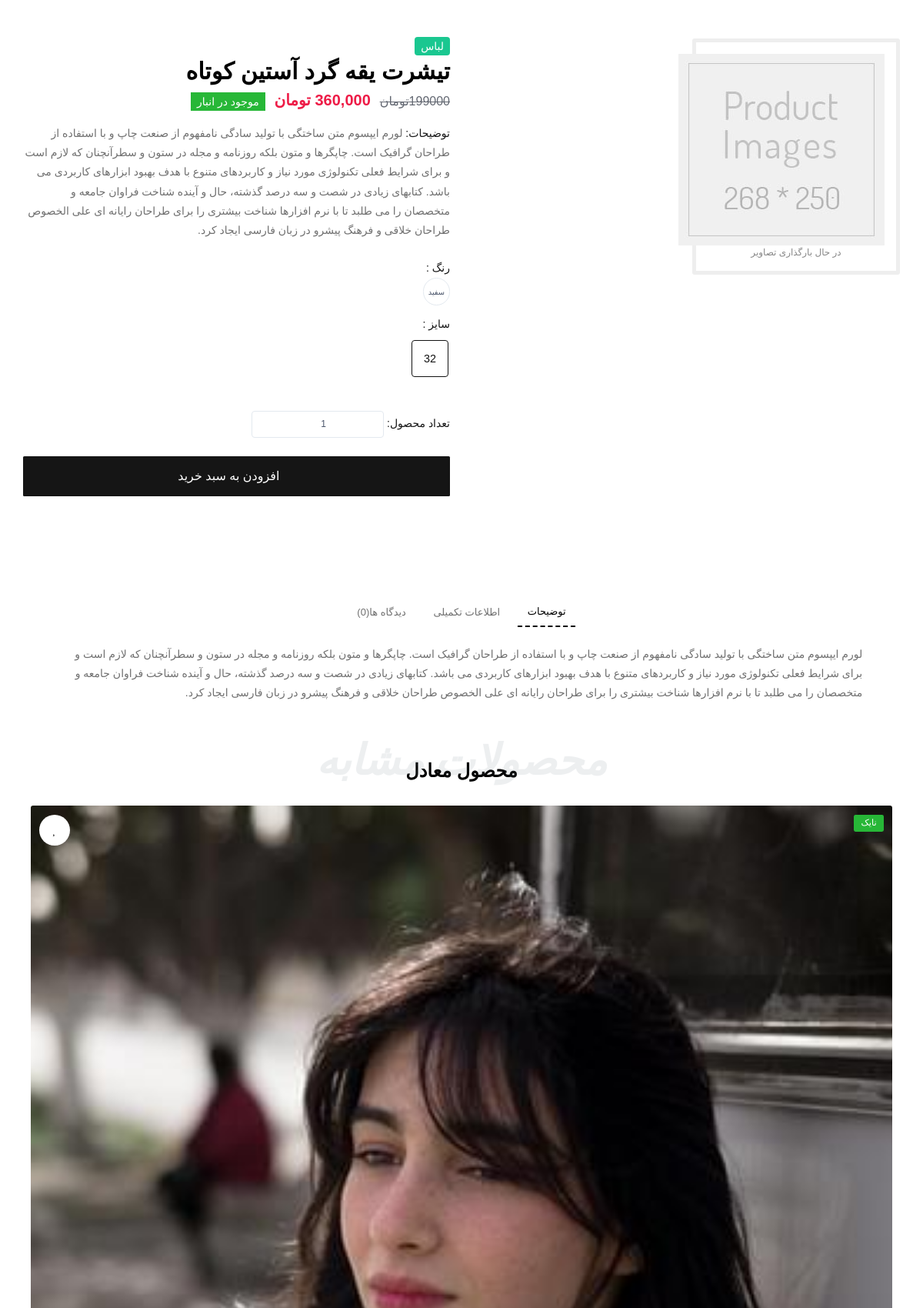
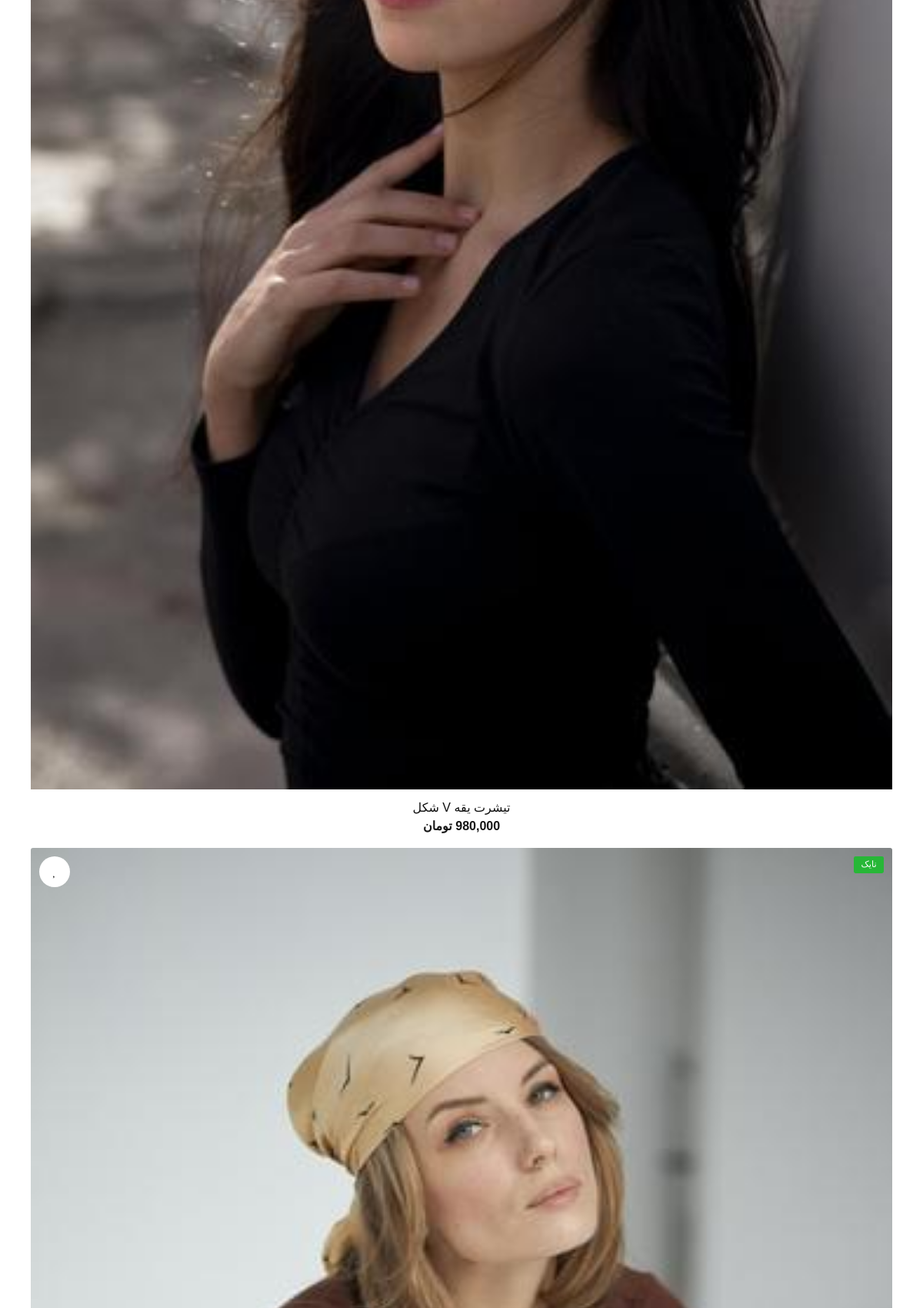
The app's page /products/Short-Sleeve-Round-Neck-T-Shirt-7/ (upper part) with its own data (2 pictures, top to bottom).
### product/models.py (models this page shows, shortened)
class Product(models.Model):
    title = models.CharField(max_length=300, verbose_name='نام محصول')
    category = models.ManyToManyField(ProductCategory, related_name='product_categories', verbose_name='دسته بندی ها')
    front_image = models.ImageField(upload_to='images/products', null=True, blank=True, verbose_name='تصویر جلوی محصول')
    back_image = models.ImageField(upload_to='images/products', null=True, blank=True, verbose_name='تصویر پشت محصول')
    brand = models.ForeignKey(ProductBrand, on_delete=models.CASCADE, null=True, blank=True, verbose_name='برند')
    size = models.ForeignKey(ProductSize, on_delete=models.CASCADE, null=True, blank=True, verbose_name='سایز')
    color = models.ForeignKey(ProductColor, on_delete=models.CASCADE, null=True, blank=True, verbose_name='رنگ')
    price = models.IntegerField(verbose_name='قیمت محصول')
    short_description = models.CharField(max_length=360, db_index=True, null=True, verbose_name='توضیحات کوتاه')
    description = models.TextField(db_index=True, verbose_name='توضیحات اصلی')
    slug = models.SlugField(max_length=200, default="", null=False, db_index=True, blank=True, unique=True, verbose_name='عنوان در url')
    is_active = models.BooleanField(default=False, verbose_name='فعال / غیرفعال')
    is_delete = models.BooleanField(verbose_name='حذف شده / نشده')
    class Meta:
        verbose_name = 'محصول'
        verbose_name_plural = 'محصولات'

class ProductColor(models.Model):
    title = models.CharField(max_length=300, db_index=True, verbose_name='نام رنگ')
    url_title = models.CharField(max_length=300, db_index=True, verbose_name='نام در url')
    is_active = models.BooleanField(verbose_name='فعال / غیرفعال')
    def __str__(self):
        return self.title
    class Meta:
        verbose_name = 'رنگ'
        verbose_name_plural = 'رنگ ها'

class ProductSize(models.Model):
    title = models.CharField(max_length=300, db_index=True, verbose_name='سایز')
    url_title = models.CharField(max_length=300, db_index=True, verbose_name='نام در url')
    is_active = models.BooleanField(verbose_name='فعال / غیرفعال')
    def __str__(self):
        return self.title
    class Meta:
        verbose_name = 'سایز'
        verbose_name_plural = 'سایز ها'

class ProductBrand(models.Model):
    title = models.CharField(max_length=300, db_index=True, verbose_name='نام برند')
    url_title = models.CharField(max_length=300, db_index=True, verbose_name='نام در url')
    is_active = models.BooleanField(verbose_name='فعال / غیرفعال')
    def __str__(self):
        return self.title
    class Meta:
        verbose_name = 'برند'
        verbose_name_plural = 'برند ها'

### product/views.py (the view)
# urls.py: path('<slug:slug>/', views.ProductDetailView.as_view(), name='product_detail_page_view'),
class ProductDetailView(DetailView):
    template_name = 'product/product-detail.html'
    model = Product
    def get_context_data(self, **kwargs):
        context = super(ProductDetailView, self).get_context_data()
        context['main_product'] = Product.objects.all()
        loaded_product = self.object
        galleries = list(ProductGallery.objects.filter(product_id=loaded_product.id).all())
        galleries.insert(0, loaded_product)
        context['product_galleries_group'] = group_list(galleries, 6)
        context['related_products'] = group_list(list(Product.objects.filter(brand_id=loaded_product.brand_id).exclude
                                                      (pk=loaded_product.id).all()[:12]), 4)
        product: Product = kwargs.get('object')
        context['comments'] = (
            ProductComment.objects.filter(product_id=product.id, parent=None, confirmation=True).order_by
            ('-create_date').prefetch_related('productcomment_set'))
        context['comments_count'] = ProductComment.objects.filter(product_id=product.id, confirmation=True).count()
        user_ip = get_client_ip(self.request)
        user_id = None
        if self.request.user.is_authenticated:
            user_id = self.request.user.id
        has_been_visited = ProductVisit.objects.filter(ip__iexact=user_ip, product_id=loaded_product.id).exists()
        if not has_been_visited:
            new_visit = ProductVisit(ip=user_ip, user_id=user_id, product_id=loaded_product.id)
            new_visit.save()
        return context

### product/templates/product/product-detail.html (shortened to what this page needs)
{% extends 'shared/layout.html' %}
{% load static %}
{% load thumbnail %}
{% load poll_extras %}
{% load date_time_tags %}
{% block content %}
    <div id="main-wrapper">
        <section class="middle">
            <div class="container">
                <div class="row">
                    <div class="col-xl-6 col-lg-6 col-md-12 col-sm-12">
                        <div class="sp-loading">
                            <img src="{% static 'img/product/default-product.jpg' %}" alt="{{ product.title }}">
                            <br> در حال بارگذاری تصاویر
                        </div>
                    </div>
                    <div class="col-xl-6 col-lg-6 col-md-12 col-sm-12">
                        <div class="prd_details">
                            <div class="prt_01 mb-1"><span class="text-light bg-info rounded px-2 py-1">
                                لباس</span></div>
                            <div class="prt_02 mb-3">
                                <h2 class="ft-bold mb-1">{{ product.title }}</h2>
                                <div class="text-right">
                                    <div class="elis_rty"><span class="ft-medium text-muted line-through fs-md ml-2">
                                        199000تومان</span>
                                        <span class="ft-bold theme-cl fs-lg ml-2">{{ product.price | three_digits_currency }}</span>
                                        <span class="ft-regular text-light bg-success py-1 px-2 fs-sm"> موجود در انبار</span>
                                    </div>
                                </div>
                            </div>
                            <div class="prt_03 mb-4">
                                <p><span class="text-bold text-dark">توضیحات: </span>{{ product.description }}</p>
                            </div>
                            <div class="prt_04 mb-2">
                                <p class="d-flex align-items-center mb-0 text-dark ft-medium">رنگ :</p>
                                <div class="text-right">
                                    <div class="form-check form-option form-check-inline mb-1">
                                        <label class="form-option-label rounded-circle btn btn-outline-secondary">
                                            <span class="form-option-color small">{{ product.color }}</span>
                                        </label>
                                    </div>
                                </div>
                            </div>
                            <div class="prt_04 mb-4">
                                <p class="d-flex align-items-center mb-0 text-dark ft-medium">سایز :</p>
                                <div class="text-right pb-0 pt-2">
                                    <div class="form-check size-option form-option form-check-inline mb-2 active">
                                        <label class="form-option-label">{{ product.size }}</label>
                                    </div>
                                </div>
                            </div>
                            <div class="prt_04 mb-4">
                                <div class="text-right pb-0 pt-2">
                                    <label class="text-dark">تعداد محصول:</label>
                                    <input type="number" min="1" value="1" class="form-option-label" id="product-count">
                                </div>
                            </div>
                            <div class="prt_05 mb-4">
                                <div class="form-row mb-7">
                                    <div class="col-12 col-lg">
                                        <button type="submit" class="btn btn-block custom-height bg-dark mb-2"
                                                onclick="addProductToOrder({{ product.id }})">
                                            <i class="lni lni-shopping-basket ml-2"></i>افزودن به سبد خرید
                                        </button>
                                    </div>
                                </div>
                            </div>
                        </div>
                    </div>
                </div>
            </div>
        </section>
        <section class="middle" id="comments_area">
            <div class="container">
                <div class="row align-items-center justify-content-center">
                    <div class="col-xl-11 col-lg-12 col-md-12 col-sm-12">
                        <ul class="nav nav-tabs b-0 d-flex align-items-center justify-content-center simple_tab_links mb-4 p-0"
                            id="myTab" role="tablist">
                            <li class="nav-item" role="presentation">
                                <a class="nav-link active" id="description-tab" href="#description" data-toggle="tab"
                                   role="tab" aria-controls="description" aria-selected="true">توضیحات</a>
                            </li>
                            <li class="nav-item" role="presentation">
                                <a class="nav-link" href="#information" id="information-tab" data-toggle="tab"
                                   role="tab" aria-controls="information" aria-selected="false">اطلاعات تکمیلی</a>
                            </li>
                            <li class="nav-item" role="presentation">
                                <a class="nav-link" href="#reviews" id="reviews-tab" data-toggle="tab" role="tab"
                                   aria-controls="reviews" aria-selected="false">دیدگاه ها({{ comments_count }})</a>
                            </li>
                        </ul>
                        <div class="tab-content" id="myTabContent">
                            <div class="tab-pane fade show active" id="description" role="tabpanel"
                                 aria-labelledby="description-tab">
                                <div class="description_info">
                                    <p class="p-0 mb-2">{{ product.description }}</p>
                                </div>
                            </div>
                        </div>
                    </div>
                </div>
            </div>
        </section>
        <section class="middle pt-0">
            <div class="container">
                <div class="row justify-content-center">
                    <div class="col-xl-12 col-lg-12 col-md-12 col-sm-12">
                        <div class="sec_title position-relative text-center">
                            <h2 class="off_title">محصولات مشابه</h2>
                            <h3 class="ft-bold pt-3">محصول معادل</h3>
                        </div>
                    </div>
                </div>
                <div class="row">
                    <div class="col-xl-12 col-lg-12 col-md-12 col-sm-12">
                        <div class="slide_items">
                            {% for group in related_products %}
                                {% for product in group %}
                                    <div class="single_itesm">
                                        <div class="product_grid card b-0 mb-0">
                                            <div class="badge bg-success text-white position-absolute ft-regular ab-right  text-upper">
                                                {{ product.brand.title }}
                                            </div>
                                            <a href="#">
                                                <button class="snackbar-wishlist btn btn_love position-absolute ab-left">
                                                    <i class="far fa-heart"></i>
                                                </button>
                                            </a>
                                            <div class="card-body p-0">
                                                <div class="shop_thumb position-relative">
                                                    <a class="card-img-top d-block overflow-hidden"
                                                       href="{% url 'product_detail_page_view' slug=product.slug %}">
                                                        {% thumbnail product.front_image "265x390" quality=90 crop='center' as im %}
                                                            <img class="card-img-top" src="{{ im.url }}"
                                                                 alt="{{ product.title }}">
                                                        {% endthumbnail %}
                                                    </a>
                                                </div>
                                            </div>
                                            <div class="card-footer b-0 p-3 pb-0 d-flex align-items-start justify-content-center">
                                                <div class="text-left">
                                                    <div class="text-center">
                                                        <h5 class="fw-bolder fs-md mb-0 lh-1 mb-1"><a
                                                                href="{% url 'product_detail_page_view' slug=product.slug %}">{{ product.title }}</a>
                                                        </h5>
                                                        <div class="elis_rty"><span
                                                                class="ft-bold fs-md text-dark">{{ product.price|three_digits_currency }}</span>
                                                        </div>
                                                    </div>
                                                </div>
                                            </div>
                                        </div>
                                    </div>
                                {% endfor %}
                            {% endfor %}
                        </div>
                    </div>
                </div>
            </div>
        </section>
    </div>
{% endblock %}

### templates/shared/layout.html (shortened to what this page needs)
{% load layout_items %}
{% load render_partial %}
{% load static %}
<!DOCTYPE html>
<html lang="fa" dir="rtl">
<head>
    <link href="{% static 'css/styles.css' %}" rel="stylesheet">
</head>
<body>
{% block content %}{% endblock %}
</body>
</html>

### templates/shared/modal-product.html (shortened to what this page needs)
{% load static %}
{% load poll_extras %}
{% load thumbnail %}

### base/templates/base/site-search-component.html (shortened to what this page needs)
{% load layout_items %}
{% load static %}

### base/templates/base/site-login-component.html (shortened to what this page needs)
{% load layout_items %}
{% load static %}

### templates/shared/footer-references.html (shortened to what this page needs)
{% load static %}

### records on screen
Product: title "تیشرت یقه گرد آستین کوتاه", price|three_digits_currency "360,000 تومان", description "لورم ایپسوم متن ساختگی با تولید سادگی نامفهوم از صنعت چاپ و با استفاده از طراحان گرافیک است. چاپگرها و متون بلکه روزنامه و مجله در ستون و سطرآنچنان که لازم است و برای شرایط فعلی تکنولوژی مورد نیاز و کاربردهای متنوع با هدف بهبود ابزارهای کاربردی می باشد. کتابهای زیادی در شصت و سه درصد گذشته، حال و آینده شناخت فراوان جامعه و متخصصان را می طلبد تا با نرم افزارها شناخت بیشتری را برای طراحان رایانه ای علی الخصوص طراحان خلاقی و فرهنگ پیشرو در زبان فارسی ایجاد کرد.", color "سفید", size "32"
Product: brand "نایک", shows a picture, title "تیشرت یقه V شکل", price|three_digits_currency "980,000 تومان"
Product: brand "نایک", shows a picture

### other values on screen
{{ comments_count }} "0"
